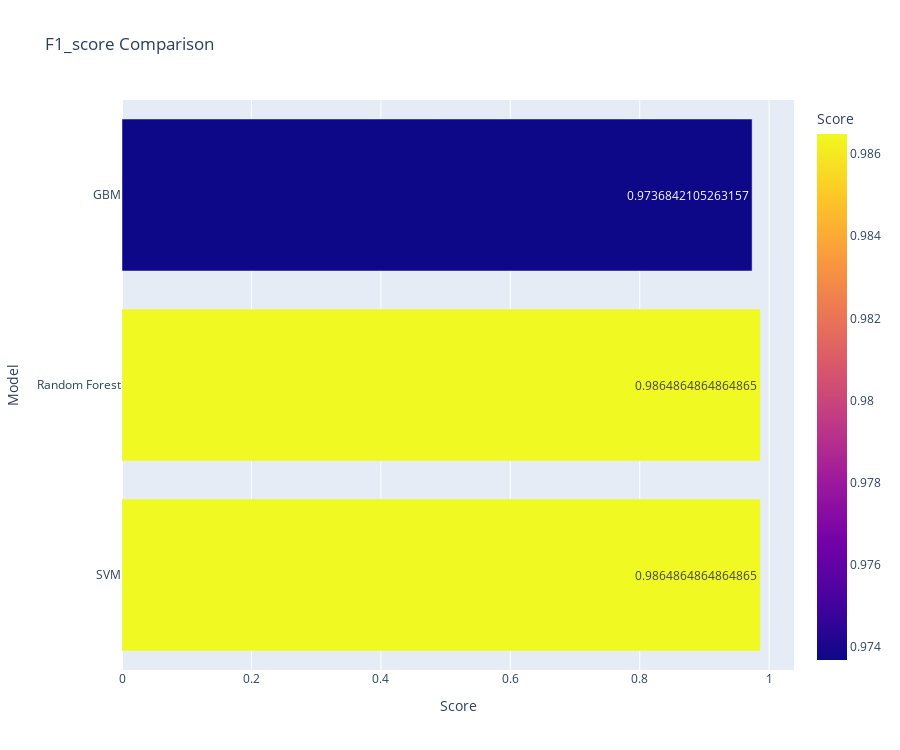

Write notebook code for a chart like this one.
### Code cell
fig = px.bar(data_frame = f1_score_sorted, x='Score', y='Model', color='Score', 
             title='F1_score Comparison', text='Score', 
             width=900, height=750)
fig.show()

### Figure 1 — Plotly figure (JSON) as saved in the notebook; plotly's stock layout.template omitted (floating-point values rounded to 4 significant figures)
{"data": [{"alignmentgroup": "True", "hovertemplate": "Score=%{marker.color}<br>Model=%{y}<extra></extra>", "legendgroup": "", "marker": {"color": [0.9865, 0.9865, 0.9737], "coloraxis": "coloraxis", "pattern": {"shape": ""}}, "name": "", "offsetgroup": "", "orientation": "h", "showlegend": false, "text": [0.9865, 0.9865, 0.9737], "textposition": "auto", "type": "bar", "x": [0.9865, 0.9865, 0.9737], "xaxis": "x", "y": ["SVM", "Random Forest", "GBM"], "yaxis": "y"}], "layout": {"barmode": "relative", "coloraxis": {"colorbar": {"title": {"text": "Score"}}, "colorscale": [[0, "#0d0887"], [0.1111, "#46039f"], [0.2222, "#7201a8"], [0.3333, "#9c179e"], [0.4444, "#bd3786"], [0.5556, "#d8576b"], [0.6667, "#ed7953"], [0.7778, "#fb9f3a"], [0.8889, "#fdca26"], [1, "#f0f921"]]}, "height": 750, "legend": {"tracegroupgap": 0}, "title": {"text": "F1_score Comparison"}, "width": 900, "xaxis": {"anchor": "y", "domain": [0, 1], "title": {"text": "Score"}}, "yaxis": {"anchor": "x", "domain": [0, 1], "title": {"text": "Model"}}}}
